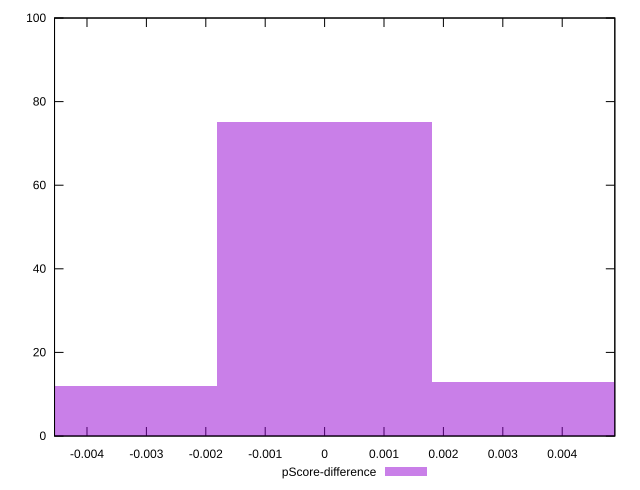

Write gnuplot code to recreate this figure.
reset

$pScoreDifference <<EOF
0 75
0.003623038207468269 13
-0.003623038207468269 12
EOF

set key outside below
set boxwidth 0.003623038207468269
set xrange [-0.004546464278081752:0.0048856813631893425]
set yrange [0:100]
set trange [0:100]
set style fill transparent solid 0.5 noborder
set terminal svg size 640, 490 enhanced background rgb 'white'
set output "reports/report_00027_2021-02-24T12-40-31.850Z/estimated-input-latency/samples/agenda/pScore-difference/histogram.svg"

plot $pScoreDifference title "pScore-difference" with boxes

reset
